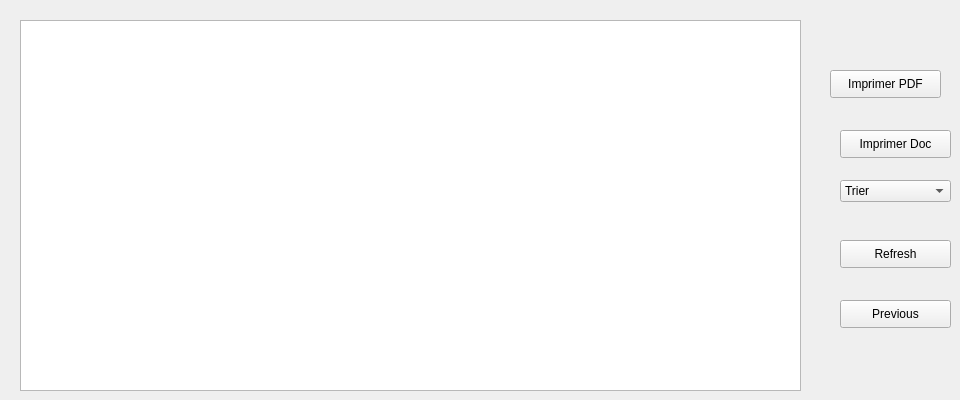
      <widget class="QWidget" name="tab_4">
       <attribute name="title">
        <string>Afficher Commandes de Ventes</string>
       </attribute>
       <widget class="QTableView" name="tableView_Com">
        <property name="geometry">
         <rect>
          <x>20</x>
          <y>20</y>
          <width>781</width>
          <height>371</height>
         </rect>
        </property>
       </widget>
       <widget class="QPushButton" name="pushButton_7">
        <property name="geometry">
         <rect>
          <x>830</x>
          <y>70</y>
          <width>111</width>
          <height>28</height>
         </rect>
        </property>
        <property name="text">
         <string>Imprimer PDF</string>
        </property>
       </widget>
       <widget class="QPushButton" name="pushButton_8">
        <property name="geometry">
         <rect>
          <x>840</x>
          <y>130</y>
          <width>111</width>
          <height>28</height>
         </rect>
        </property>
        <property name="text">
         <string>Imprimer Doc</string>
        </property>
       </widget>
       <widget class="QComboBox" name="comboBox_20">
        <property name="geometry">
         <rect>
          <x>840</x>
          <y>180</y>
          <width>111</width>
          <height>22</height>
         </rect>
        </property>
        <item>
         <property name="text">
          <string>Trier</string>
         </property>
        </item>
        <item>
         <property name="text">
          <string>Tout</string>
         </property>
        </item>
        <item>
         <property name="text">
          <string>Id_CommandesVente</string>
         </property>
        </item>
        <item>
         <property name="text">
          <string>nom_Produit</string>
         </property>
        </item>
        <item>
         <property name="text">
          <string>Prix</string>
         </property>
        </item>
        <item>
         <property name="text">
          <string>Date_Fabrication</string>
         </property>
        </item>
       </widget>
       <widget class="QPushButton" name="Refresh">
        <property name="geometry">
         <rect>
          <x>840</x>
          <y>240</y>
          <width>111</width>
          <height>28</height>
         </rect>
        </property>
        <property name="text">
         <string>Refresh</string>
        </property>
       </widget>
       <widget class="QPushButton" name="Previous">
        <property name="geometry">
         <rect>
          <x>840</x>
          <y>300</y>
          <width>111</width>
          <height>28</height>
         </rect>
        </property>
        <property name="text">
         <string>Previous</string>
        </property>
       </widget>
      </widget>
